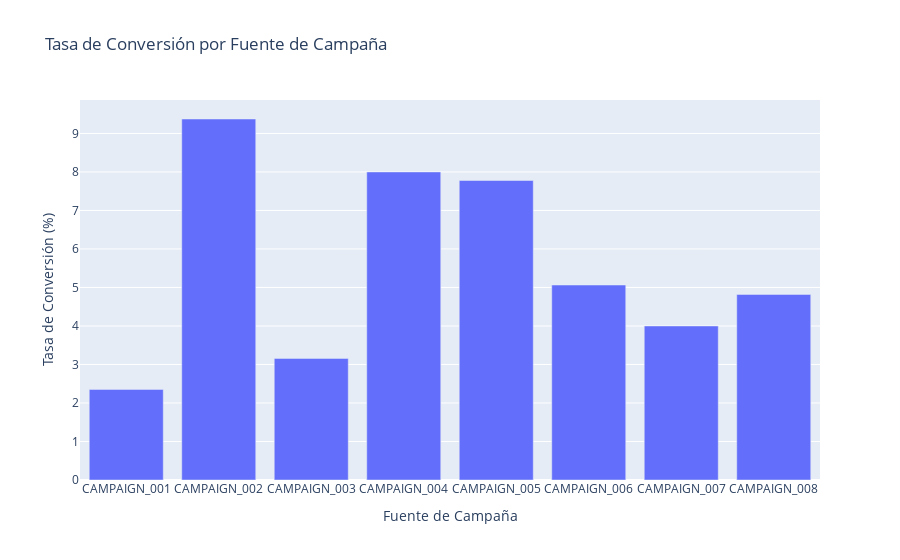

The code cell stored with this chart in its notebook:
### Code cell
source_base_df = filtered_df.copy()
source_numerator_df = filtered_df[filtered_df["conversion_valid"] == True]

if "input_channel" in df.columns:
    source_conversion = (
        source_base_df.groupby("input_channel")["lead_id"].count().reset_index(name="total_leads")
        .merge(
            source_numerator_df.groupby("input_channel")["converted"].sum().reset_index(name="total_converted"),
            on="input_channel",
            how="left"
        )
    )
    source_conversion["conversion_rate"] = (
        source_conversion["total_converted"] / source_conversion["total_leads"] * 100
    )

    fig4 = px.bar(
        source_conversion,
        x="input_channel",
        y="conversion_rate",
        title="Tasa de Conversión por Fuente de Campaña",
        labels={"input_channel": "Fuente de Campaña", "conversion_rate": "Tasa de Conversión (%)"},
    )
    fig4.show()

### Figure 1 — Plotly figure (JSON) as saved in the notebook; plotly's stock layout.template omitted (floating-point values rounded to 4 significant figures)
{"data": [{"hovertemplate": "Fuente de Campaña=%{x}<br>Tasa de Conversión (%)=%{y}<extra></extra>", "legendgroup": "", "marker": {"color": "#636efa", "pattern": {"shape": ""}}, "name": "", "orientation": "v", "showlegend": false, "textposition": "auto", "type": "bar", "x": ["CAMPAIGN_001", "CAMPAIGN_002", "CAMPAIGN_003", "CAMPAIGN_004", "CAMPAIGN_005", "CAMPAIGN_006", "CAMPAIGN_007", "CAMPAIGN_008"], "xaxis": "x", "y": [2.353, 9.375, 3.158, 8.0, 7.778, 5.063, 4.0, 4.819], "yaxis": "y"}], "layout": {"barmode": "relative", "legend": {"tracegroupgap": 0}, "title": {"text": "Tasa de Conversión por Fuente de Campaña"}, "xaxis": {"anchor": "y", "domain": [0, 1], "title": {"text": "Fuente de Campaña"}}, "yaxis": {"anchor": "x", "domain": [0, 1], "title": {"text": "Tasa de Conversión (%)"}}}}
